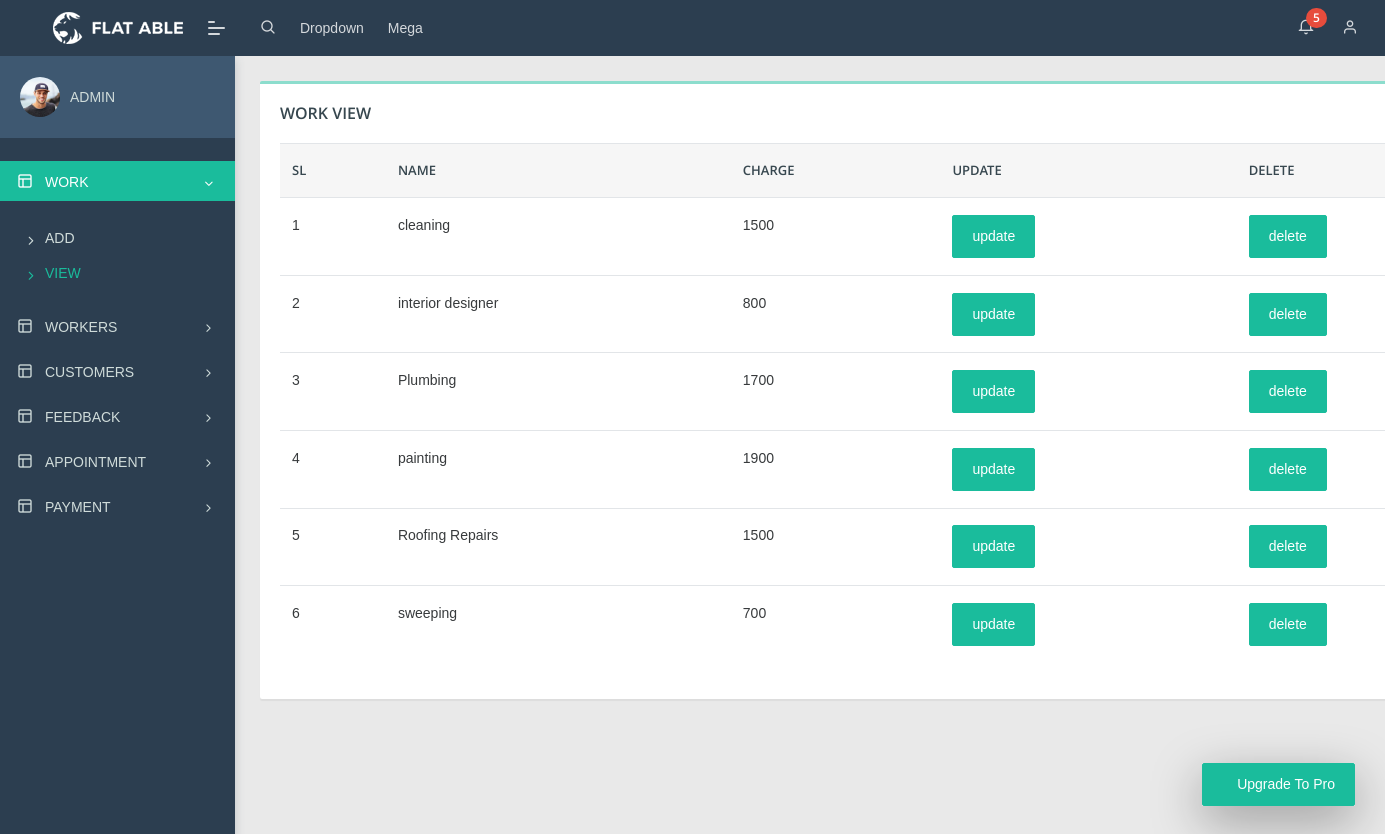
Screenshot of /work_view (signed in) with the database file from the repository.
### homeservice_app/models.py (models this page shows, shortened)
class work(models.Model):
    name = models.CharField(max_length=100)
    charge = models.IntegerField()

### homeservice_app/views.py (the view)
# urls.py: path("work_view", views.work_view, name="work_view"),
@login_required(login_url='loginpage')
def work_view(request):
    data=work.objects.all()
    return render(request,'admin/work_view.html',{'data':data})

### templates/admin/work_view.html (shortened to what this page needs)
{% extends "admin/admin base.html" %}
{% block content %}
<div class="card" style="width: 80rem;">
    <div class="card-body">
    <h5 class="card-title">WORK VIEW</h5>
<table class="table">
  <thead>
    <tr>
      <th scope="col">SL</th>
      <th scope="col">NAME</th>
      <th scope="col">CHARGE</th>
        <th scope="col">UPDATE</th>
      <th scope="col">DELETE</th>
    </tr>
  </thead>
  <tbody>
   {% for n in data %}
   <tr>
     <td>{{forloop.counter}}</td>
    <td>{{n.name}}</td>
   <td>{{n.charge}}</td>
       <td> <a href= "{% url 'update_work_view' n.id %}" class="btn btn-primary" >update</a></td>
       <td> <a href= "{% url 'delete_work_view' n.id %}" class="btn btn-primary" >delete</a></td>
   </tr>
   {% endfor %}
  </tbody>
        </table>
  {% endblock %}

### rows the page displays
work: name "cleaning", charge "1500"
work: name "interior designer", charge "800"
work: name "Plumbing", charge "1700"
work: name "painting", charge "1900"
work: name "Roofing Repairs", charge "1500"
work: name "sweeping", charge "700"
